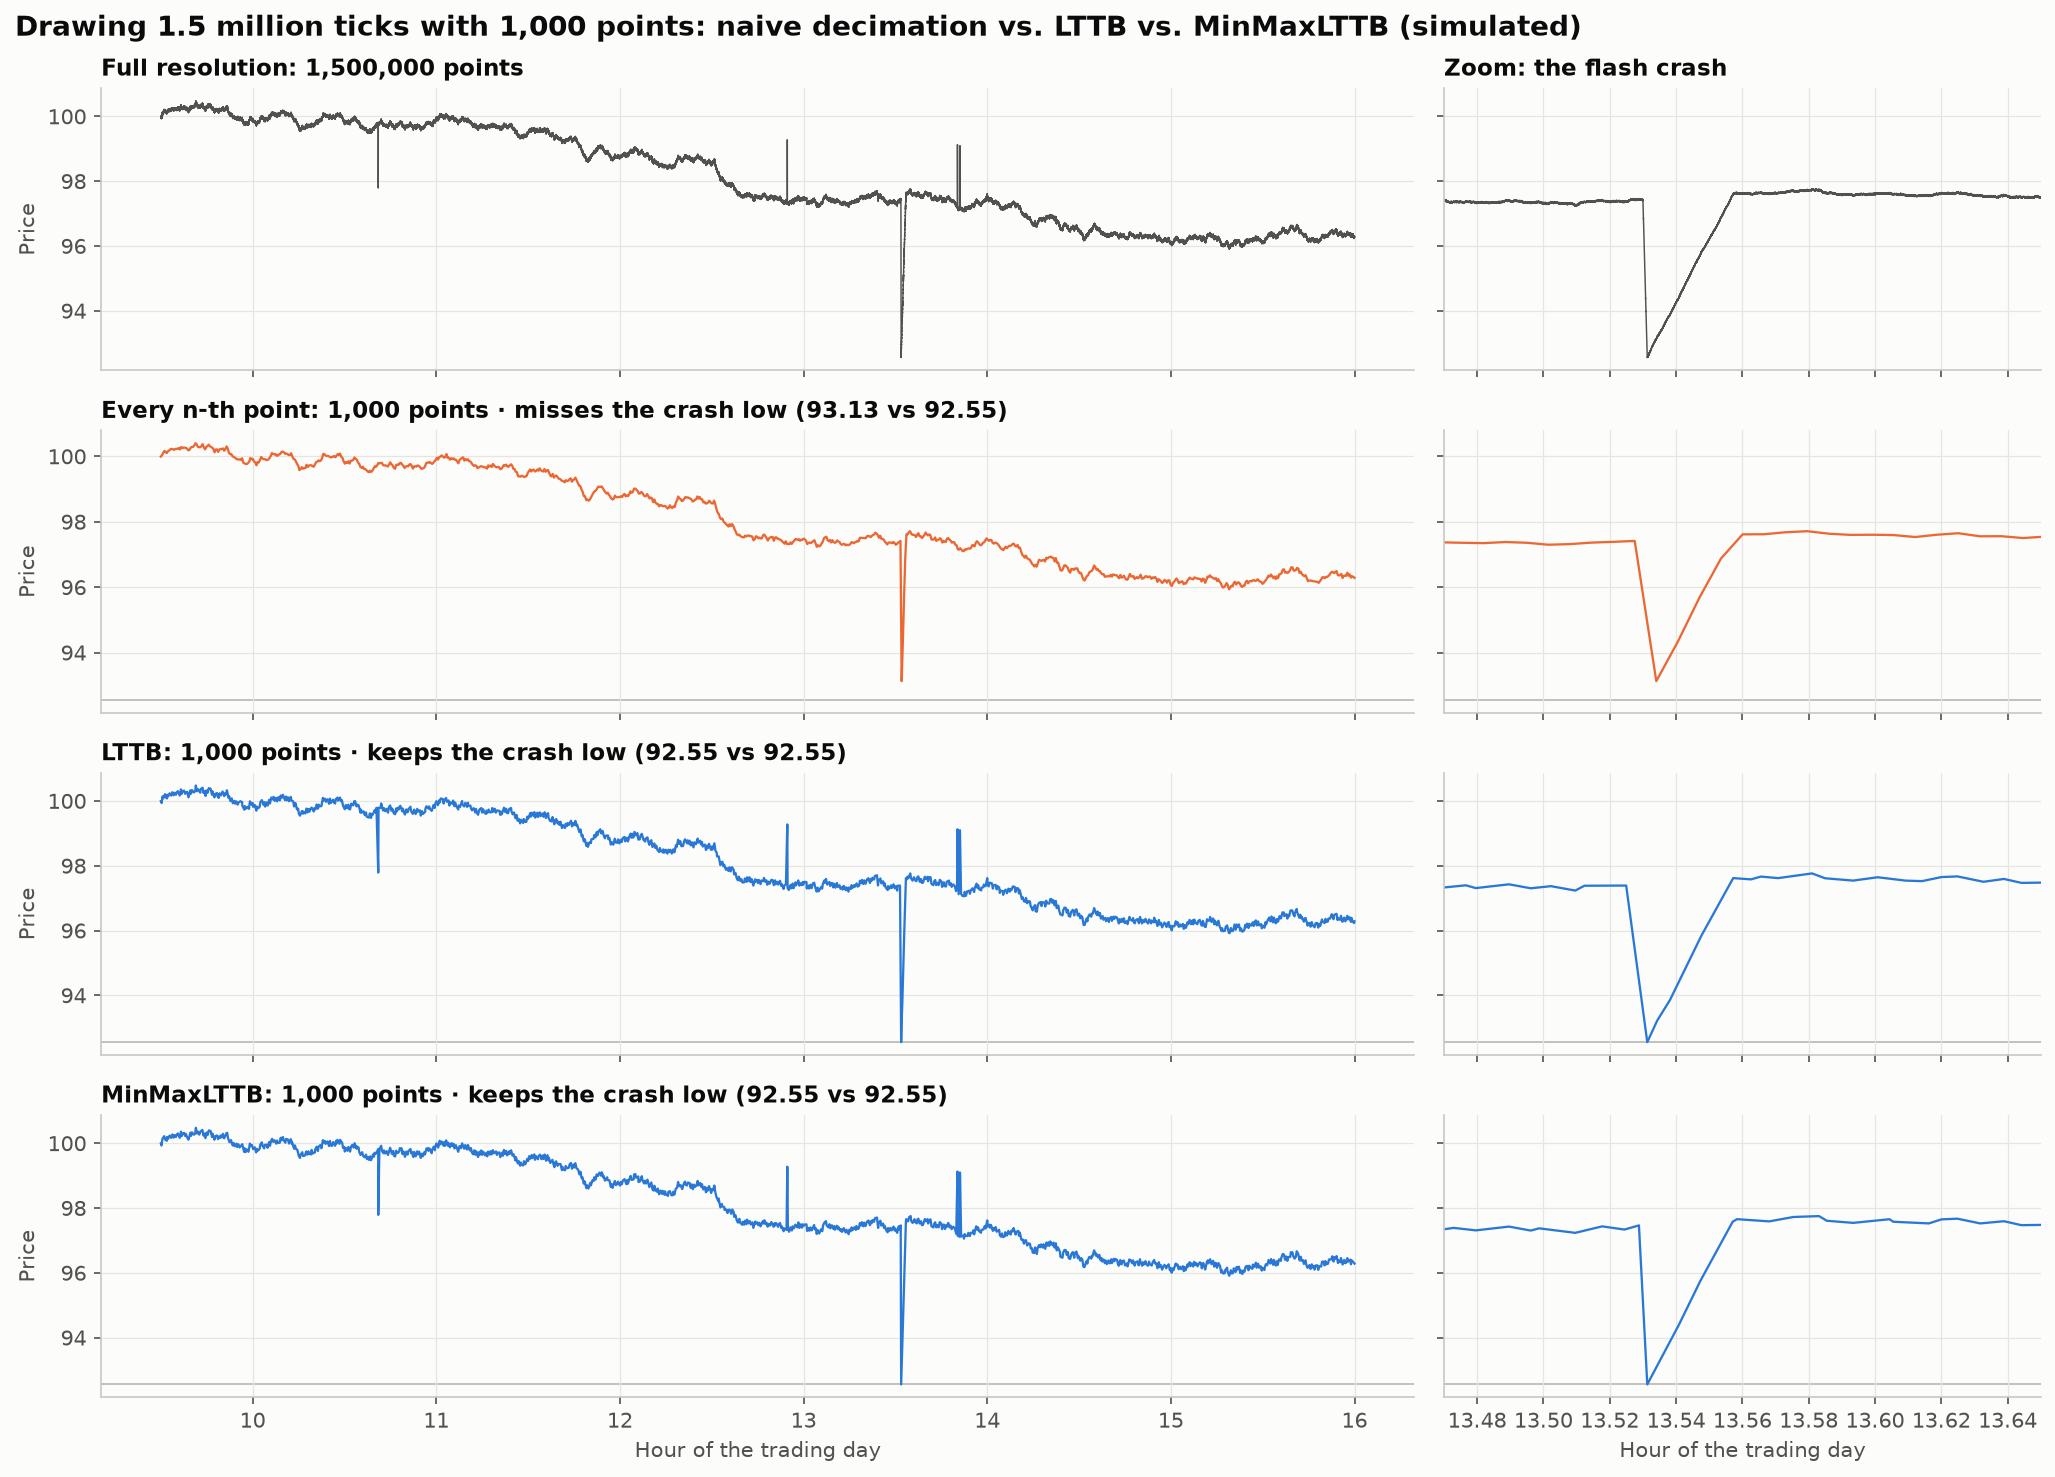

This chart was generated by the following Python code:
"""
Time-Series Downsampling (LTTB / MinMaxLTTB)  -  family: Interactive, animated & big data

DESIGN PURPOSE
Reduces a very long series (ticks, sensor readings, logs) to the number of
points a screen can show, while keeping its visual shape. Taking every n-th
point is fast but drops spikes and crashes that fall between the kept samples.
LTTB keeps, in each bucket, the point that forms the largest triangle with its
neighbours, so extremes survive. MinMaxLTTB first keeps each small bucket's
minimum and maximum (cheap and vectorised), then runs LTTB on that much
smaller set. It gives near-identical output an order of magnitude faster.

WHEN TO USE
  - Plotting millions of points in a line chart, notebook, dashboard or web
    page
  - Interactive charts that must re-render quickly while zooming
  - Any series where rare spikes, outages or crashes must stay visible

AVOID WHEN
  - Small series (draw every point)
  - You need exact values or statistics; downsampling is for drawing, not for
    analysis
  - Dense scatter data without an order (use datashader or hexbin instead)

ALTERNATIVES
  - Datashader line rendering (aggregate to pixels)
  - Min/max envelope per pixel (M4 aggregation)
  - OHLC bars or candlesticks at a coarser interval

REFERENCE
  - Van Der Donckt, J., Van Der Donckt, J., Rademaker, M. & Van Hoecke, S.
    (2023). MinMaxLTTB: Leveraging MinMax-preselection to scale LTTB. IEEE VIS
    2023 (Short Papers). https://arxiv.org/abs/2305.00332
  - Steinarsson, S. (2013). Downsampling time series for visual
    representation. MSc thesis, University of Iceland.

EXAMPLE
1.5 million simulated ticks for one trading session, with fat-tailed moves, a
5% flash crash and recovery mid-afternoon, and a few single-tick bad prints.
Each method reduces the series to 1,000 points; the right column zooms into
the crash.

Run:  python lttb_downsampling.py
"""
import sys
from pathlib import Path

import numpy as np
import pandas as pd
import matplotlib.pyplot as plt

# Library style: categorical colors in fixed order, recessive axes, hairline grid.
PALETTE = ["#2a78d6", "#eb6834", "#1baf7a", "#eda100",
           "#e87ba4", "#008300", "#6250d6", "#e34948"]
SEQ_CMAP = "Blues"      # sequential: one hue, light -> dark
DIV_CMAP = "RdBu_r"     # diverging: two opposite hues, neutral midpoint
GRAY = "#b8b7b1"        # de-emphasised marks
plt.rcParams.update({
    "figure.figsize": (8, 4.8), "figure.dpi": 110, "figure.facecolor": "#fcfcfb",
    "axes.facecolor": "#fcfcfb", "axes.edgecolor": "#c9c8c3", "axes.linewidth": 0.8,
    "axes.spines.top": False, "axes.spines.right": False,
    "axes.grid": True, "grid.color": "#e6e5e1", "grid.linewidth": 0.6, "axes.axisbelow": True,
    "axes.prop_cycle": plt.cycler(color=PALETTE),
    "axes.titlesize": 13, "axes.titleweight": "bold", "axes.titlelocation": "left",
    "axes.labelcolor": "#52514e", "xtick.color": "#52514e", "ytick.color": "#52514e",
    "text.color": "#0b0b0b", "font.size": 10, "lines.linewidth": 2,
    "legend.frameon": False,
})

# --- Example data ------------------------------------------------------------
rng = np.random.default_rng(5)
N = 1_500_000                                   # ticks in one trading session
t = np.linspace(9.5, 16.0, N)                   # hours, 09:30 -> 16:00
steps = rng.standard_t(3, N) * 0.000008       # ~1.5% daily volatility
price = 100 * np.exp(np.cumsum(steps)) * (1 + rng.normal(0, 0.00008, N))   # + bid-ask bounce
crash = int(N * 0.62)                           # a flash crash: -5% in ~300 ticks, slow recovery
price[crash:crash + 300] *= np.linspace(1, 0.95, 300)
price[crash + 300:crash + 6300] *= np.linspace(0.95, 1, 6000)
for k in rng.choice(N, 4, replace=False):       # a few single-tick bad prints
    price[k] *= 1 + rng.choice([-1, 1]) * 0.02
df = pd.DataFrame({"hour": t, "price": price})
print(f"{len(df):,} ticks, low {price.min():.2f} at {t[price.argmin()]:.3f} h")

# --- Plot --------------------------------------------------------------------
def every_nth(x, y, n_out):
    return np.linspace(0, len(x) - 1, n_out).astype(int)


def lttb(x, y, n_out):
    """Largest-Triangle-Three-Buckets (Steinarsson 2013): per bucket, keep the point that forms
    the largest triangle with the previously kept point and the next bucket's average."""
    n = len(x)
    if n_out >= n:
        return np.arange(n)
    edges = np.floor(np.linspace(1, n - 1, n_out - 1)).astype(int)   # n_out-2 interior buckets
    keep = np.empty(n_out, dtype=int)
    keep[0], keep[-1] = 0, n - 1
    a = 0
    for i in range(n_out - 2):
        lo, hi = edges[i], edges[i + 1]
        nlo, nhi = hi, (edges[i + 2] if i + 2 < len(edges) else n)
        cx, cy = x[nlo:nhi].mean(), y[nlo:nhi].mean()
        area = np.abs((x[a] - cx) * (y[lo:hi] - y[a]) - (x[a] - x[lo:hi]) * (cy - y[a]))
        a = lo + int(np.argmax(area))
        keep[i + 1] = a
    return keep


def minmax_lttb(x, y, n_out, ratio=4):
    """MinMaxLTTB (Van Der Donckt et al. 2023): keep each small bucket's min and max first
    (vectorised, cheap), then run LTTB on that much smaller candidate set."""
    n_buckets = n_out * ratio // 2
    usable = (len(x) - 2) // n_buckets * n_buckets
    block = y[1:1 + usable].reshape(n_buckets, -1)
    offs = np.arange(n_buckets) * block.shape[1] + 1
    cand = np.unique(np.concatenate([[0], offs + block.argmin(1), offs + block.argmax(1), [len(x) - 1]]))
    return cand[lttb(x[cand], y[cand], n_out)]


x, y = df["hour"].to_numpy(), df["price"].to_numpy()
N_OUT = 1_000
methods = {}
for name, fn in (("Every n-th point", every_nth), ("LTTB", lttb), ("MinMaxLTTB", minmax_lttb)):
    methods[name] = fn(x, y, N_OUT)   # time these with %timeit: MinMaxLTTB is several times faster

true_low = y.min()
zoom = (x[crash] - 0.06, x[crash] + 0.12)
fig, axes = plt.subplots(4, 2, figsize=(14, 10), sharex="col", sharey="row",
                         gridspec_kw={"width_ratios": [2.2, 1]})
rows = [("Full resolution", np.arange(len(x)))] + list(methods.items())
for r, (name, idx) in enumerate(rows):
    color = "#52514e" if r == 0 else (PALETTE[1] if name == "Every n-th point" else PALETTE[0])
    for c in range(2):
        ax = axes[r, c]
        ax.plot(x[idx], y[idx], color=color, linewidth=0.7 if r == 0 else 1.1, rasterized=(r == 0))
        if r > 0:
            ax.axhline(true_low, color="#b8b7b1", linewidth=0.8, zorder=0)
        if c == 1:
            ax.set_xlim(*zoom)
    low = y[idx].min()
    caught = "keeps" if abs(low - true_low) / true_low < 0.002 else "misses"
    label = (f"{name}: {len(idx):,} points" if r == 0 else
             f"{name}: {len(idx):,} points · {caught} the crash low ({low:.2f} vs {true_low:.2f})")
    axes[r, 0].set_title(label, fontsize=11)
    axes[r, 0].set_ylabel("Price")
axes[0, 1].set_title("Zoom: the flash crash", fontsize=11)
for ax in axes[-1]:
    ax.set_xlabel("Hour of the trading day")
fig.suptitle("Drawing 1.5 million ticks with 1,000 points: naive decimation vs. LTTB vs. MinMaxLTTB (simulated)",
             x=0.01, ha="left", fontsize=13.5, fontweight="bold")
fig.tight_layout()

# --- Save / show -------------------------------------------------------------
out = Path(__file__).with_name(Path(__file__).stem + ".png")
fig.savefig(out, dpi=150, bbox_inches="tight")
print(f"saved {out}")
if "--no-show" not in sys.argv:
    plt.show()
